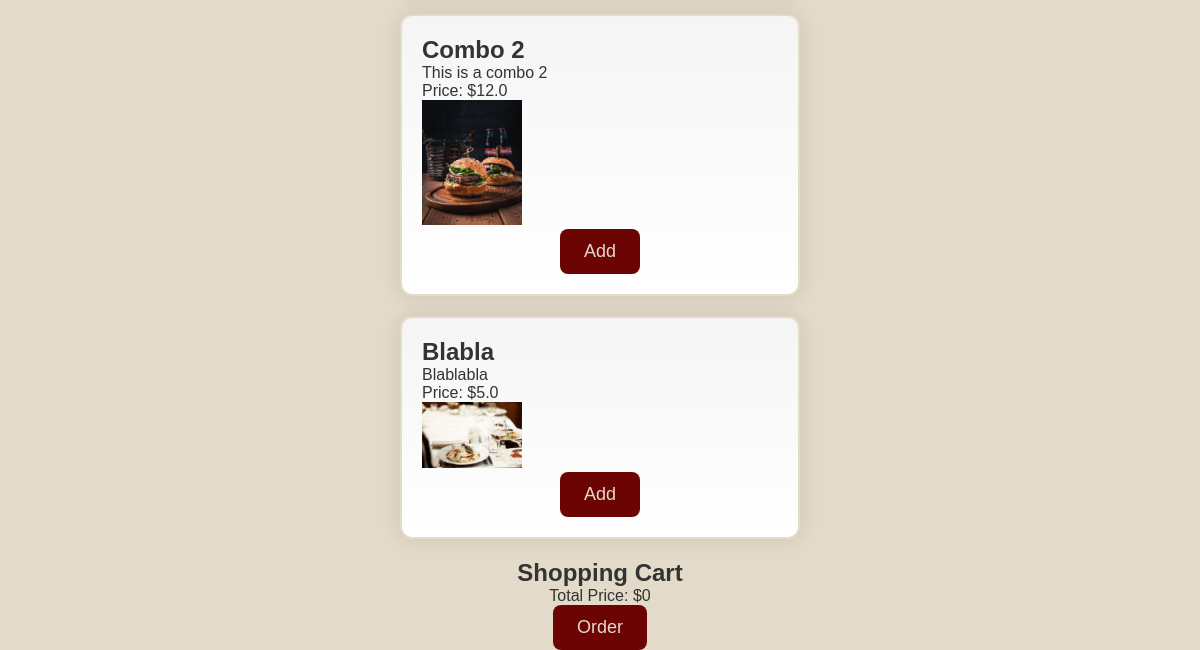
Before: /order (signed in, lower part) with the older database file.
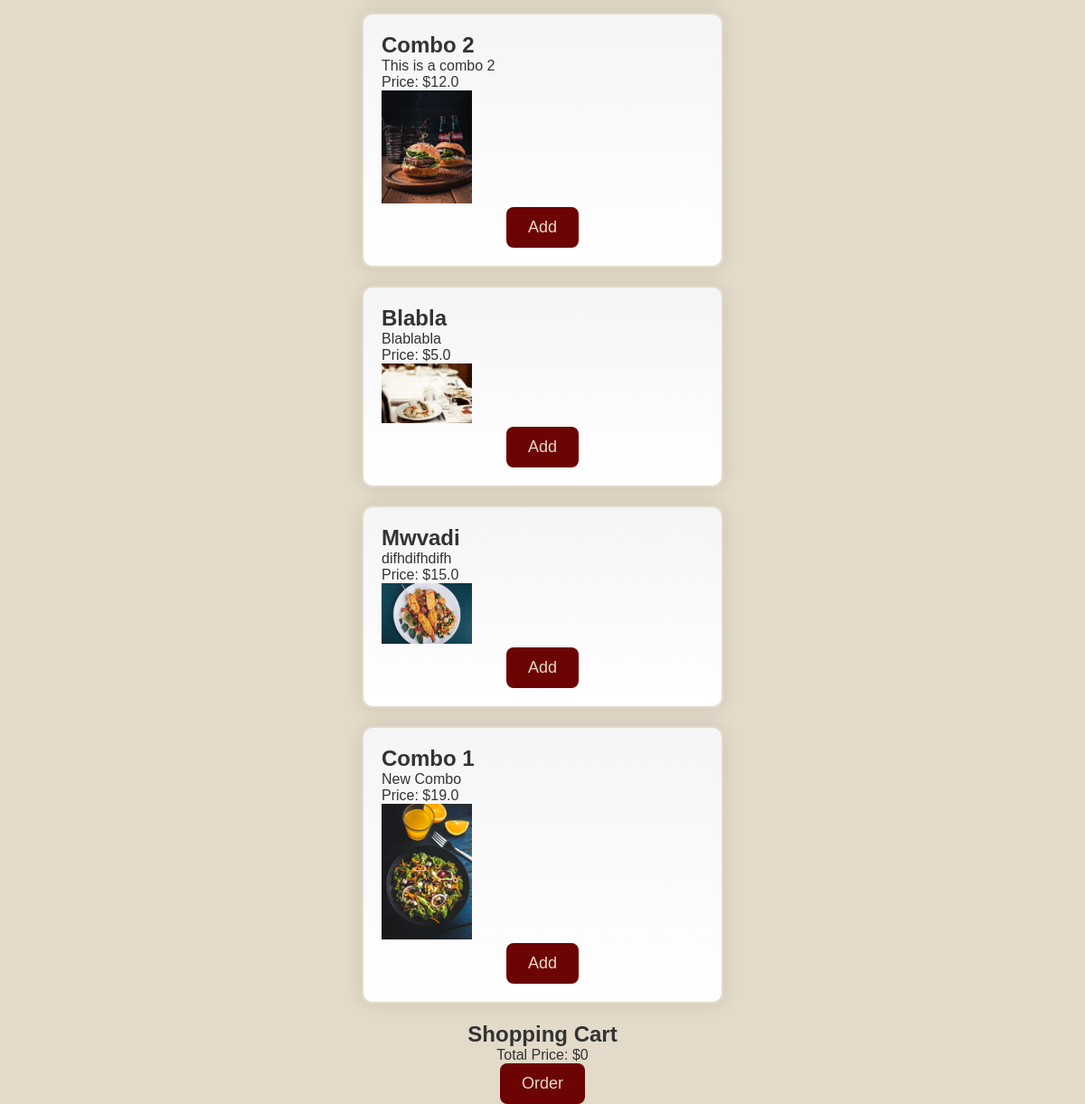
After: the same page with the newer database file.
### project/models.py (models this page shows)
class Inventory(db.Model):
    id = db.Column(db.Integer, primary_key=True)
    name = db.Column(db.String(100), nullable=False)
    picture = db.Column(db.String, nullable=False)
    caption = db.Column(db.String(1000))
    price = db.Column(db.Float, nullable=False)

### project/views.py (the view, shortened to what this page needs)
@views.route('/order', methods=['GET', 'POST'])
@login_required
def order():
    data = Inventory.query.all()
    return render_template('order.html', data=data, user=current_user)

### project/__init__.py (called while the page is built)
def create_app():
    app = Flask(__name__)
    migrate = Migrate(app, db)
    app.config['SECRET_KEY'] = '12345'
    app.config['SQLALCHEMY_TRACK_MODIFICATIONS'] = True
    app.config['SQLALCHEMY_DATABASE_URI'] = f'sqlite:///{DB_NAME}'
    app.config['UPLOAD_FOLDER'] = '/home/dimitri/code-wsl/gdv-project/project/uploads'
    CORS(app)
    db.init_app(app)
    from .auth import auth as auth_blueprint
    app.register_blueprint(auth_blueprint)
    from .views import views as main_blueprint
    app.register_blueprint(main_blueprint)
    from .models import User, Note, Inventory
    with app.app_context():
        db.create_all()
    login_manager = LoginManager()
    login_manager.login_view = 'auth.login'
    login_manager.init_app(app)
    @login_manager.user_loader
    def load_user(id):
        return User.query.get(int(id))
    return app

### project/templates/order.html (shortened to what this page needs)
<!DOCTYPE html>
<html lang="en">
<head>
    <link rel="stylesheet" type="text/css" href="{{ url_for('static', filename='css/style.css') }}">
</head>
<body>
    <form method="post" action="{{ url_for('views.order') }}">
        {% for item in data %}
            <div class="dish-container">
                <h2>{{ item.name }}</h2>
                <p>{{ item.caption }}</p>
                <p>Price: ${{ item.price }}</p>
                <img src="{{ url_for('static', filename='uploads/' + item.picture.split('/')[-1]) }}" alt="{{ item.name }}" width="100">
                <div id="button-container">
                    <button class="action-button" type="submit" name="action" value="add">Add</button>
                </div>
            </div>
        {% endfor %}
    </form>
    <div>
        <h2>Shopping Cart</h2>
        <p>Total Price: ${{ session.get('total_price', 0) }}</p>
        <form method="post" action="{{ url_for('views.order') }}">
            <button class="action-button" type="submit" name="action" value="order">Order</button>
        </form>
    </div>
</body>
</html>

Changed rows visible on the page:
added Inventory: name "Mwvadi", caption "difhdifhdifh", price "15.0", picture (picture)
added Inventory: name "Combo 1", caption "New Combo", price "19.0", picture (picture)
